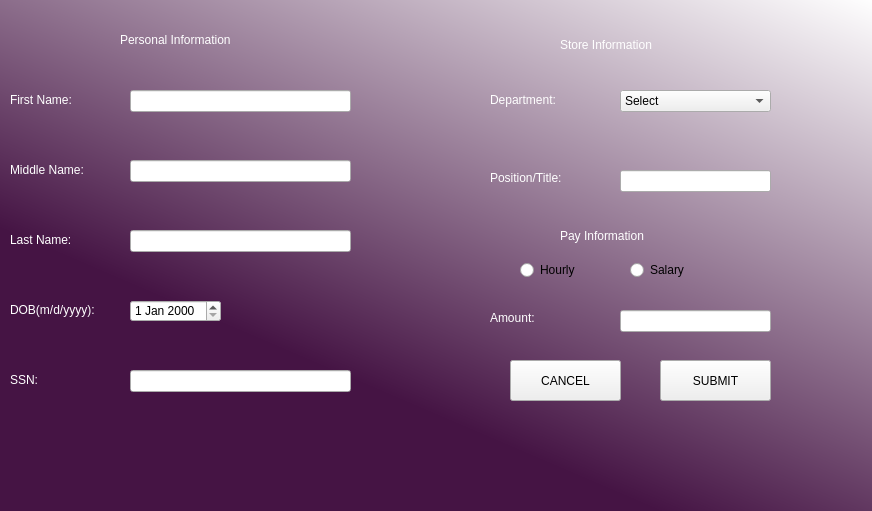
<?xml version="1.0" encoding="UTF-8"?>
<ui version="4.0">
 <class>EmployeeInformation</class>
 <widget class="QMainWindow" name="EmployeeInformation">
  <property name="geometry">
   <rect>
    <x>0</x>
    <y>0</y>
    <width>872</width>
    <height>511</height>
   </rect>
  </property>
  <property name="minimumSize">
   <size>
    <width>872</width>
    <height>511</height>
   </size>
  </property>
  <property name="maximumSize">
   <size>
    <width>872</width>
    <height>511</height>
   </size>
  </property>
  <property name="windowTitle">
   <string>Employee Information</string>
  </property>
  <property name="styleSheet">
   <string notr="true">QWidget#centralwidget{
background-color:qlineargradient(spread:pad, x1:0.435644, y1:0.767, x2:1, y2:0, stop:0 rgba(69, 20, 68, 255), stop:1 rgba(255, 255, 255, 255))}</string>
  </property>
  <widget class="QWidget" name="centralwidget">
   <widget class="QLabel" name="FirstName_Label">
    <property name="geometry">
     <rect>
      <x>10</x>
      <y>90</y>
      <width>111</width>
      <height>20</height>
     </rect>
    </property>
    <property name="styleSheet">
     <string notr="true">font: 10pt &quot;Arial Rounded MT Bold&quot;;
color: rgb(255, 255, 255);</string>
    </property>
    <property name="text">
     <string>First Name:</string>
    </property>
   </widget>
   <widget class="QLabel" name="LastName_Label">
    <property name="geometry">
     <rect>
      <x>10</x>
      <y>230</y>
      <width>101</width>
      <height>20</height>
     </rect>
    </property>
    <property name="styleSheet">
     <string notr="true">font: 10pt &quot;Arial Rounded MT Bold&quot;;
color: rgb(255, 255, 255);</string>
    </property>
    <property name="text">
     <string>Last Name:</string>
    </property>
   </widget>
   <widget class="QLabel" name="MiddleName_Label">
    <property name="geometry">
     <rect>
      <x>10</x>
      <y>160</y>
      <width>461</width>
      <height>20</height>
     </rect>
    </property>
    <property name="styleSheet">
     <string notr="true">font: 10pt &quot;Arial Rounded MT Bold&quot;;
color: rgb(255, 255, 255);</string>
    </property>
    <property name="text">
     <string>Middle Name:                                                          (if applicable)</string>
    </property>
   </widget>
   <widget class="QLabel" name="DOB_Label">
    <property name="geometry">
     <rect>
      <x>10</x>
      <y>300</y>
      <width>121</width>
      <height>20</height>
     </rect>
    </property>
    <property name="styleSheet">
     <string notr="true">font: 9pt &quot;Arial Rounded MT Bold&quot;;
color: rgb(255, 255, 255);</string>
    </property>
    <property name="text">
     <string>DOB(m/d/yyyy):</string>
    </property>
   </widget>
   <widget class="QLabel" name="StoreInformation_Label">
    <property name="geometry">
     <rect>
      <x>560</x>
      <y>29</y>
      <width>211</width>
      <height>31</height>
     </rect>
    </property>
    <property name="styleSheet">
     <string notr="true">font: 14pt &quot;Arial Rounded MT Bold&quot;;
color: rgb(255, 255, 255);</string>
    </property>
    <property name="text">
     <string>Store Information</string>
    </property>
   </widget>
   <widget class="QLabel" name="SSN_Label">
    <property name="geometry">
     <rect>
      <x>10</x>
      <y>370</y>
      <width>81</width>
      <height>20</height>
     </rect>
    </property>
    <property name="styleSheet">
     <string notr="true">font: 10pt &quot;Arial Rounded MT Bold&quot;;
color: rgb(255, 255, 255);</string>
    </property>
    <property name="text">
     <string>SSN:</string>
    </property>
   </widget>
   <widget class="QLabel" name="PersonalInformation_Label">
    <property name="geometry">
     <rect>
      <x>120</x>
      <y>30</y>
      <width>241</width>
      <height>20</height>
     </rect>
    </property>
    <property name="styleSheet">
     <string notr="true">font: 14pt &quot;Arial Rounded MT Bold&quot;;
color: rgb(255, 255, 255);</string>
    </property>
    <property name="text">
     <string>Personal Information</string>
    </property>
   </widget>
   <widget class="QLineEdit" name="FirstName_input">
    <property name="geometry">
     <rect>
      <x>130</x>
      <y>90</y>
      <width>221</width>
      <height>22</height>
     </rect>
    </property>
   </widget>
   <widget class="QLineEdit" name="MiddleName_Input">
    <property name="geometry">
     <rect>
      <x>130</x>
      <y>160</y>
      <width>221</width>
      <height>22</height>
     </rect>
    </property>
   </widget>
   <widget class="QLineEdit" name="LastName_Input">
    <property name="geometry">
     <rect>
      <x>130</x>
      <y>230</y>
      <width>221</width>
      <height>22</height>
     </rect>
    </property>
   </widget>
   <widget class="QLineEdit" name="SSN_Input">
    <property name="geometry">
     <rect>
      <x>130</x>
      <y>370</y>
      <width>221</width>
      <height>22</height>
     </rect>
    </property>
    <property name="text">
     <string/>
    </property>
   </widget>
   <widget class="QDateEdit" name="DOB_Input">
    <property name="geometry">
     <rect>
      <x>130</x>
      <y>300</y>
      <width>91</width>
      <height>22</height>
     </rect>
    </property>
    <property name="readOnly">
     <bool>false</bool>
    </property>
    <property name="dateTime">
     <datetime>
      <hour>0</hour>
      <minute>0</minute>
      <second>0</second>
      <year>2000</year>
      <month>1</month>
      <day>1</day>
     </datetime>
    </property>
   </widget>
   <widget class="QComboBox" name="Department_Input">
    <property name="geometry">
     <rect>
      <x>620</x>
      <y>90</y>
      <width>151</width>
      <height>22</height>
     </rect>
    </property>
    <item>
     <property name="text">
      <string>Select</string>
     </property>
    </item>
    <item>
     <property name="text">
      <string>Grocery</string>
     </property>
    </item>
    <item>
     <property name="text">
      <string>Pharmacy</string>
     </property>
    </item>
    <item>
     <property name="text">
      <string>Bakery</string>
     </property>
    </item>
    <item>
     <property name="text">
      <string>Costumer Service</string>
     </property>
    </item>
    <item>
     <property name="text">
      <string>Front End</string>
     </property>
    </item>
    <item>
     <property name="text">
      <string>Warehouse</string>
     </property>
    </item>
   </widget>
   <widget class="QLabel" name="Department_Label">
    <property name="geometry">
     <rect>
      <x>490</x>
      <y>90</y>
      <width>121</width>
      <height>20</height>
     </rect>
    </property>
    <property name="styleSheet">
     <string notr="true">font: 10pt &quot;Arial Rounded MT Bold&quot;;
color: rgb(255, 255, 255);</string>
    </property>
    <property name="text">
     <string>Department:</string>
    </property>
   </widget>
   <widget class="QLabel" name="Title_Label">
    <property name="geometry">
     <rect>
      <x>490</x>
      <y>170</y>
      <width>121</width>
      <height>16</height>
     </rect>
    </property>
    <property name="styleSheet">
     <string notr="true">font: 10pt &quot;Arial Rounded MT Bold&quot;;
color: rgb(255, 255, 255);</string>
    </property>
    <property name="text">
     <string>Position/Title:</string>
    </property>
   </widget>
   <widget class="QLineEdit" name="Title_Input">
    <property name="geometry">
     <rect>
      <x>620</x>
      <y>170</y>
      <width>151</width>
      <height>22</height>
     </rect>
    </property>
   </widget>
   <widget class="QLabel" name="PayInformation_Label">
    <property name="geometry">
     <rect>
      <x>560</x>
      <y>220</y>
      <width>181</width>
      <height>31</height>
     </rect>
    </property>
    <property name="styleSheet">
     <string notr="true">font: 14pt &quot;Arial Rounded MT Bold&quot;;
color: rgb(255, 255, 255);</string>
    </property>
    <property name="text">
     <string>Pay Information</string>
    </property>
   </widget>
   <widget class="QRadioButton" name="radioButton">
    <property name="geometry">
     <rect>
      <x>630</x>
      <y>260</y>
      <width>95</width>
      <height>20</height>
     </rect>
    </property>
    <property name="text">
     <string>Salary</string>
    </property>
   </widget>
   <widget class="QRadioButton" name="radioButton_2">
    <property name="geometry">
     <rect>
      <x>520</x>
      <y>260</y>
      <width>95</width>
      <height>20</height>
     </rect>
    </property>
    <property name="text">
     <string>Hourly</string>
    </property>
   </widget>
   <widget class="QLineEdit" name="Amount_Input">
    <property name="geometry">
     <rect>
      <x>620</x>
      <y>310</y>
      <width>151</width>
      <height>22</height>
     </rect>
    </property>
   </widget>
   <widget class="QLabel" name="label_11">
    <property name="geometry">
     <rect>
      <x>490</x>
      <y>310</y>
      <width>81</width>
      <height>16</height>
     </rect>
    </property>
    <property name="styleSheet">
     <string notr="true">font: 10pt &quot;Arial Rounded MT Bold&quot;;
color: rgb(255, 255, 255);</string>
    </property>
    <property name="text">
     <string>Amount:</string>
    </property>
   </widget>
   <widget class="QPushButton" name="SUBMIT">
    <property name="geometry">
     <rect>
      <x>660</x>
      <y>360</y>
      <width>111</width>
      <height>41</height>
     </rect>
    </property>
    <property name="text">
     <string>SUBMIT</string>
    </property>
   </widget>
   <widget class="QLabel" name="FirstName_Error">
    <property name="geometry">
     <rect>
      <x>100</x>
      <y>120</y>
      <width>251</width>
      <height>16</height>
     </rect>
    </property>
    <property name="styleSheet">
     <string notr="true">color: rgb(255, 0, 4);
font: 11pt &quot;Arial Rounded MT Bold&quot;;</string>
    </property>
    <property name="text">
     <string/>
    </property>
   </widget>
   <widget class="QLabel" name="LastName_Error">
    <property name="geometry">
     <rect>
      <x>100</x>
      <y>260</y>
      <width>251</width>
      <height>16</height>
     </rect>
    </property>
    <property name="styleSheet">
     <string notr="true">color: rgb(255, 0, 4);
font: 11pt &quot;Arial Rounded MT Bold&quot;;</string>
    </property>
    <property name="text">
     <string/>
    </property>
   </widget>
   <widget class="QLabel" name="DOB_Error">
    <property name="geometry">
     <rect>
      <x>100</x>
      <y>330</y>
      <width>251</width>
      <height>16</height>
     </rect>
    </property>
    <property name="styleSheet">
     <string notr="true">color: rgb(255, 0, 4);
font: 11pt &quot;Arial Rounded MT Bold&quot;;</string>
    </property>
    <property name="text">
     <string/>
    </property>
   </widget>
   <widget class="QLabel" name="SSN_ERROR">
    <property name="geometry">
     <rect>
      <x>100</x>
      <y>410</y>
      <width>251</width>
      <height>16</height>
     </rect>
    </property>
    <property name="styleSheet">
     <string notr="true">color: rgb(255, 0, 4);
font: 11pt &quot;Arial Rounded MT Bold&quot;;</string>
    </property>
    <property name="text">
     <string/>
    </property>
   </widget>
   <widget class="QLabel" name="Amount_Error">
    <property name="geometry">
     <rect>
      <x>490</x>
      <y>340</y>
      <width>251</width>
      <height>16</height>
     </rect>
    </property>
    <property name="styleSheet">
     <string notr="true">color: rgb(255, 0, 4);
font: 11pt &quot;Arial Rounded MT Bold&quot;;</string>
    </property>
    <property name="text">
     <string/>
    </property>
   </widget>
   <widget class="QLabel" name="PayType_Error">
    <property name="geometry">
     <rect>
      <x>490</x>
      <y>280</y>
      <width>251</width>
      <height>16</height>
     </rect>
    </property>
    <property name="styleSheet">
     <string notr="true">color: rgb(255, 0, 4);
font: 11pt &quot;Arial Rounded MT Bold&quot;;</string>
    </property>
    <property name="text">
     <string/>
    </property>
   </widget>
   <widget class="QPushButton" name="SUBMIT_2">
    <property name="geometry">
     <rect>
      <x>510</x>
      <y>360</y>
      <width>111</width>
      <height>41</height>
     </rect>
    </property>
    <property name="text">
     <string>CANCEL</string>
    </property>
   </widget>
  </widget>
 </widget>
 <resources/>
 <connections/>
</ui>
